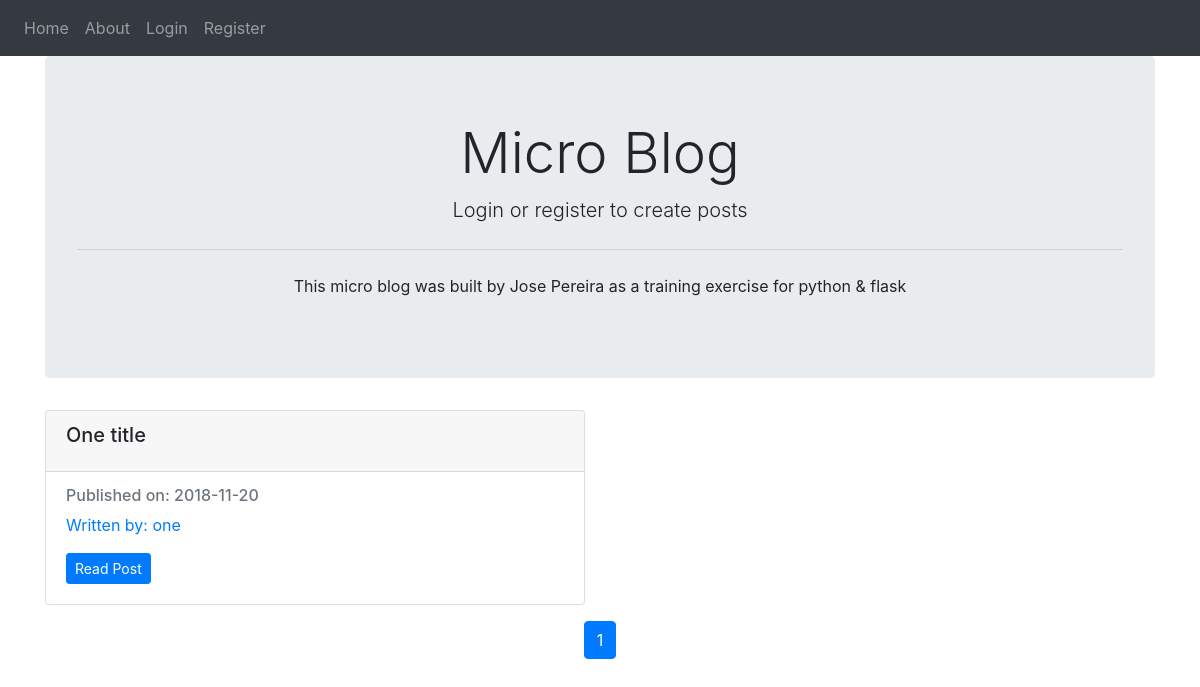
Before: / with the older database file.
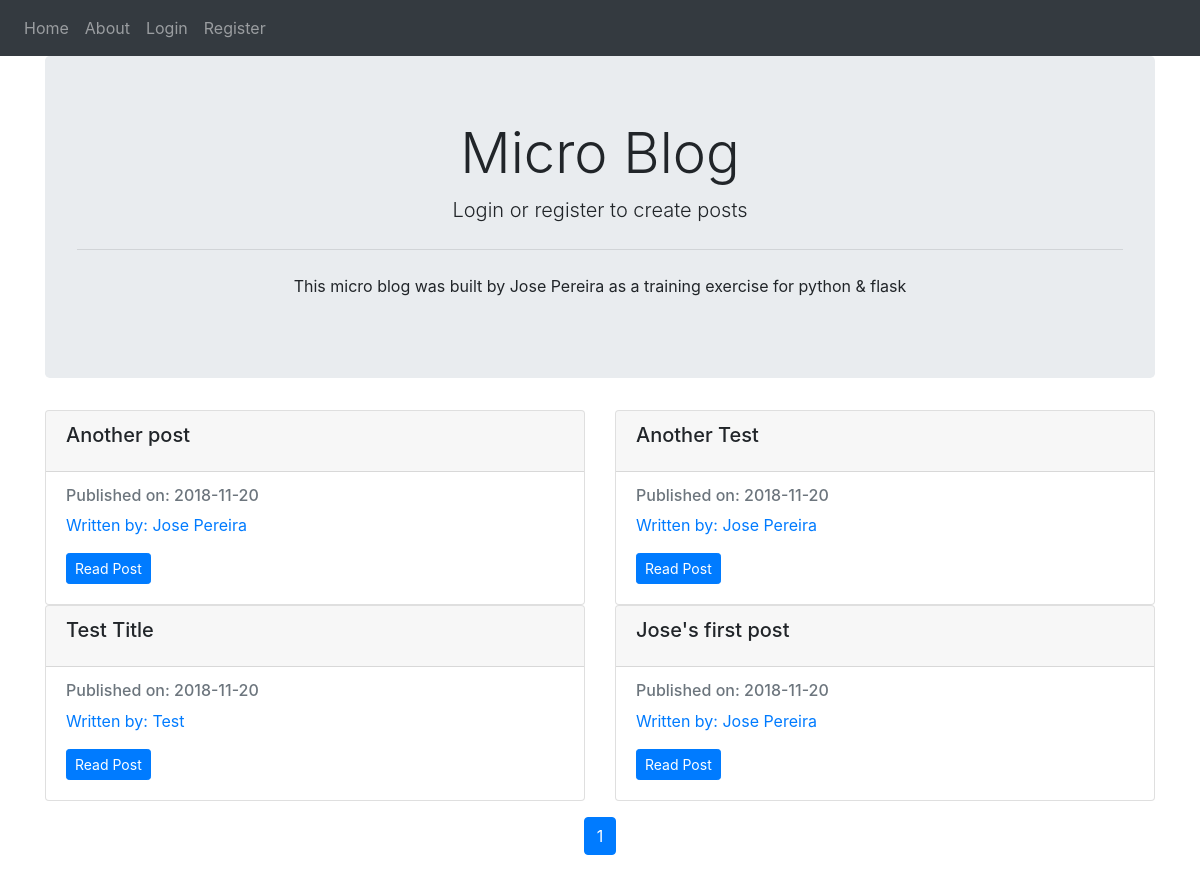
After: the same page with the newer database file.
### blog/models.py (models this page shows, shortened)
class BlogPost(db.Model):
    users = db.relationship(User)
    id = db.Column(db.Integer, primary_key = True)
    user_id = db.Column(db.Integer, db.ForeignKey("users.id"), nullable = False)
    title = db.Column(db.String(128), nullable = False)
    body = db.Column(db.Text, nullable = False)
    date = db.Column(db.DateTime, nullable = False, default = datetime.utcnow)

class User(db.Model, UserMixin):
    __tablename__ = "users"
    id = db.Column(db.Integer, primary_key = True)
    email = db.Column(db.String(64), unique = True, index = True)
    username = db.Column(db.String(64), unique = True, index = True)
    password_hash = db.Column(db.String(128))
    userpicture = db.Column(db.String(32), nullable = False, default = "default_picture.png")
    blog_posts = db.relationship("BlogPost", backref = "author", lazy = True)

### blog/core/views.py (the view)
@core.route("/")
def index():
    page = request.args.get("page", 1, type=int)
    blog_posts = BlogPost.query.order_by(BlogPost.date.desc()).paginate(page=page, per_page=5)
    return render_template("index.html", blog_posts=blog_posts)

### blog/templates/index.html (shortened to what this page needs)
{% extends "base.html" %}
{% block content %}
<div class="jumbotron">
  <h1 class="display-4 text-center">Micro Blog</h1>
  <p class="lead text-center">Login or register to create posts</p>
  <hr class="my-4">
  <p class="text-center">This micro blog was built by Jose Pereira as a training exercise for python & flask</p>
</div>
<div class="row">
  {% for blog_post in blog_posts.items %}
    <div class="col-sm-6">
      <div class="card">
        <div class="card-header">
          <h5 class="card-title">{{blog_post.title}}</h5>
        </div>
        <div class="card-body">
          <h6 class="card-subtitle mb-2 text-muted">Published on: {{blog_post.date.strftime("%Y-%m-%d")}}</h6>
          <a href="{{url_for("users.user_posts", username=blog_post.author.username)}}" class="card-link">Written by: {{blog_post.author.username}}</a>
          <a class="btn btn-primary btn-sm" href="{{url_for("blog_posts.blog_post", blog_post_id=blog_post.id)}}" class="btn btn-primary">Read Post</a>
        </div>
      </div>
    </div>
  {% endfor %}
</div>
<nav aria-label="Page Navigation">
  <ul class="pagination justify-content-center">
    {% for i in blog_posts.iter_pages(left_edge=1, right_edge=1, left_current=1, right_current=2) %}
      {% if blog_posts.page == i %}
        <li class="page-item active"><a class="page-link" href="{{url_for("core.index", page=i)}}">{{i}}</a></li>
      {% else %}
        <li class="page-item disabled"><a class="page-link" href="{{url_for("core.index", page=i)}}">{{i}}</a></li>
      {% endif %}
    {% endfor %}
  </ul>
</nav>
{% endblock %}

### blog/templates/base.html (shortened to what this page needs)
<!doctype html>
<html lang="en">
  <head>
    <link rel="stylesheet" href="https://stackpath.bootstrapcdn.com/bootstrap/4.1.3/css/bootstrap.min.css">
  </head>
  <body>
    <nav class="navbar navbar-expand-lg navbar-dark bg-dark">
        <div>
          <ul class="navbar-nav mr-auto">
            <li class="nav-item">
              <a class="nav-link" href="{{url_for("core.index")}}">Home</a>
            </li>
            <li class="nav-item">
              <a class="nav-link" href="{{url_for("core.about")}}">About</a>
            </li>
          {% if current_user.is_authenticated %}
            <li class="nav-item">
              <a class="nav-link" href="{{url_for("blog_posts.create_post")}}">Create Post</a>
            </li>
            <li class="nav-item">
              <a class="nav-link" href="{{url_for("users.account")}}">My Account</a>
            </li>
            <li class="nav-item">
              <a class="nav-link" href="{{url_for("users.logout")}}">Logout</a>
            </li>
          {% else %}
            <li class="nav-item">
              <a class="nav-link" href="{{url_for("users.login")}}">Login</a>
            </li>
            <li class="nav-item">
              <a class="nav-link" href="{{url_for("users.register")}}">Register</a>
            </li>
          {% endif %}
        </div>
    </nav>
    <div class="container">
      {% block content %}
      {% endblock %}
    </div>
  </body>
</html>

Changed rows visible on the page:
added BlogPost: title "Another post", date "2018-11-20", author.username "Jose Pereira"
added BlogPost: title "Another Test", date "2018-11-20", author.username "Jose Pereira"
added BlogPost: title "Test Title", date "2018-11-20", author.username "Test"
changed BlogPost: title "One title" → "Jose's first post"; author.username "one" → "Jose Pereira"
